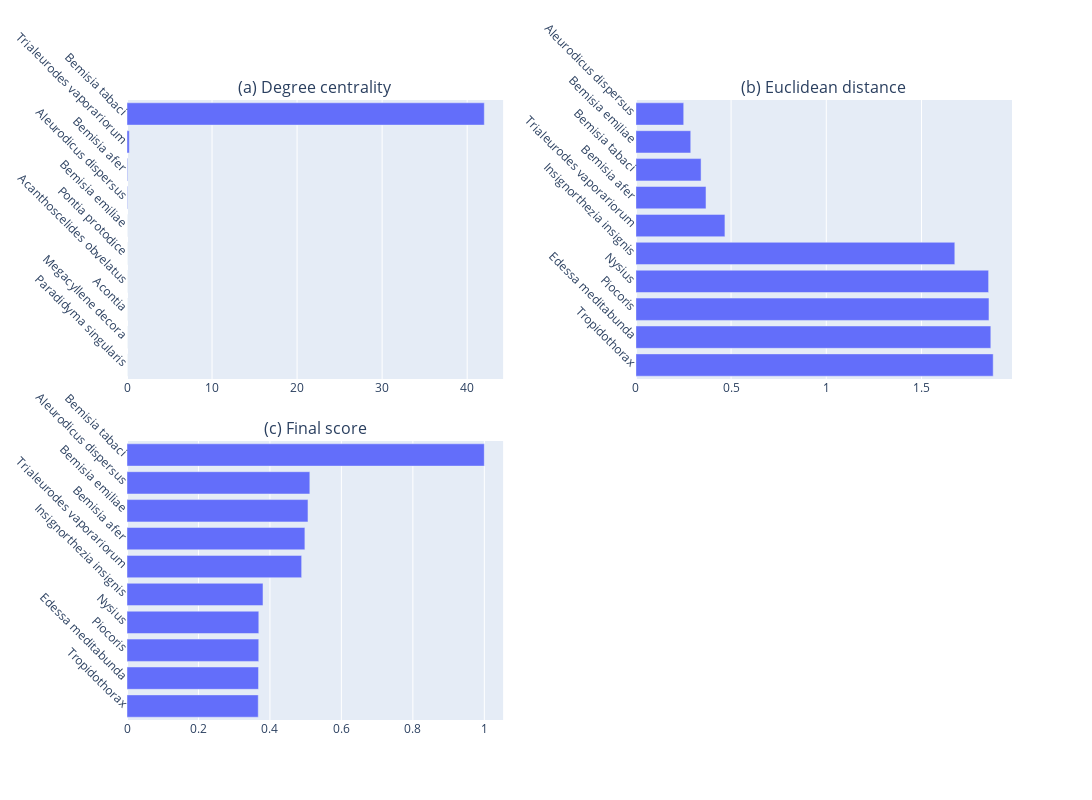

The cell this chart's notebook holds for it:
### Code cell
import plotly.graph_objects as go
from plotly.subplots import make_subplots

# Define the color for all bars
bar_color = '#636EFA'

# First plot
to_itter = data_to_count.sort_values('dc_result', ascending=False).reset_index(drop=True)[:10]
label = []
degree = []
for index, data in to_itter.sort_values('dc_result', ascending=True).reset_index(drop=True).iterrows():
    label.append(data.label)
    degree.append(data.dc_result)

fig = make_subplots(rows=2, cols=2, subplot_titles=('(a) Degree centrality', '(b) Euclidean distance', '(c) Final score', ''), vertical_spacing=0.1, horizontal_spacing=0.15)
fig.add_trace(go.Bar(
    x=degree,
    y=label,
    orientation='h',
    marker={'color':bar_color}  # Set the color for the bars
), row=1, col=1)

# Second plot
to_itter = data_to_count.sort_values('ed_result', ascending=True).reset_index(drop=True)[:10]
label = []
degree = []
for index, data in to_itter.sort_values('ed_result', ascending=False).reset_index(drop=True).iterrows():
    label.append(data.label)
    degree.append(data.ed_result)

fig.add_trace(go.Bar(
    x=degree,
    y=label,
    orientation='h',
    marker={'color':bar_color}  # Set the color for the bars
), row=1, col=2)

# Third plot
to_itter = data_to_count.sort_values('result', ascending=False).reset_index(drop=True)[:10]
label = []
degree = []
for index, data in to_itter.sort_values('result', ascending=True).reset_index(drop=True).iterrows():
    label.append(data.label)
    degree.append(data.result)

fig.add_trace(go.Bar(
    x=degree,
    y=label,
    orientation='h',
    marker={'color':bar_color}  # Set the color for the bars
), row=2, col=1)

# Hide the empty subplot
fig.update_layout(showlegend=False)
fig.update_annotations(visible=False, selector="title.text")

# Update layout for subplot titles
fig.update_layout(
    # title_text="Combined Plots",
    title_font={'size':24},
    title_x=0.5,
    title_y=0.95,
    title_xanchor='center',
    title_yanchor='top'
)

# Rotate y-axis labels
fig.update_yaxes(tickangle=45)

fig.update_layout(height=800, width=1200)
fig.show()

### Figure 1 — Plotly figure (JSON) as saved in the notebook; plotly's stock layout.template omitted (floating-point values rounded to 4 significant figures)
{"data": [{"marker": {"color": "#636EFA"}, "orientation": "h", "type": "bar", "x": [0, 0, 0, 0, 0, 0.003375, 0.05849, 0.07424, 0.27, 42.02], "xaxis": "x", "y": ["Paradidyma singularis", "Megacyllene decora", "Acontia", "Acanthoscelides obvelatus", "Pontia protodice", "Bemisia emiliae", "Aleurodicus dispersus", "Bemisia afer", "Trialeurodes vaporariorum", "Bemisia tabaci"], "yaxis": "y"}, {"marker": {"color": "#636EFA"}, "orientation": "h", "type": "bar", "x": [1.877, 1.864, 1.854, 1.853, 1.675, 0.4677, 0.3683, 0.3424, 0.2882, 0.2512], "xaxis": "x2", "y": ["Tropidothorax", "Edessa meditabunda", "Piocoris", "Nysius", "Insignorthezia insignis", "Trialeurodes vaporariorum", "Bemisia afer", "Bemisia tabaci", "Bemisia emiliae", "Aleurodicus dispersus"], "yaxis": "y2"}, {"marker": {"color": "#636EFA"}, "orientation": "h", "type": "bar", "x": [0.3673, 0.3681, 0.3687, 0.3689, 0.3806, 0.4888, 0.4979, 0.5065, 0.5117, 1], "xaxis": "x3", "y": ["Tropidothorax", "Edessa meditabunda", "Piocoris", "Nysius", "Insignorthezia insignis", "Trialeurodes vaporariorum", "Bemisia afer", "Bemisia emiliae", "Aleurodicus dispersus", "Bemisia tabaci"], "yaxis": "y3"}], "layout": {"annotations": [{"font": {"size": 16}, "showarrow": false, "text": "(a) Degree centrality", "x": 0.2125, "xanchor": "center", "xref": "paper", "y": 1, "yanchor": "bottom", "yref": "paper"}, {"font": {"size": 16}, "showarrow": false, "text": "(b) Euclidean distance", "x": 0.7875, "xanchor": "center", "xref": "paper", "y": 1, "yanchor": "bottom", "yref": "paper"}, {"font": {"size": 16}, "showarrow": false, "text": "(c) Final score", "x": 0.2125, "xanchor": "center", "xref": "paper", "y": 0.45, "yanchor": "bottom", "yref": "paper"}], "height": 800, "showlegend": false, "title": {"font": {"size": 24}, "x": 0.5, "xanchor": "center", "y": 0.95, "yanchor": "top"}, "width": 1200, "xaxis": {"anchor": "y", "domain": [0, 0.425]}, "xaxis2": {"anchor": "y2", "domain": [0.575, 1]}, "xaxis3": {"anchor": "y3", "domain": [0, 0.425]}, "xaxis4": {"anchor": "y4", "domain": [0.575, 1]}, "yaxis": {"anchor": "x", "domain": [0.55, 1], "tickangle": 45}, "yaxis2": {"anchor": "x2", "domain": [0.55, 1], "tickangle": 45}, "yaxis3": {"anchor": "x3", "domain": [0, 0.45], "tickangle": 45}, "yaxis4": {"anchor": "x4", "domain": [0, 0.45], "tickangle": 45}}}
